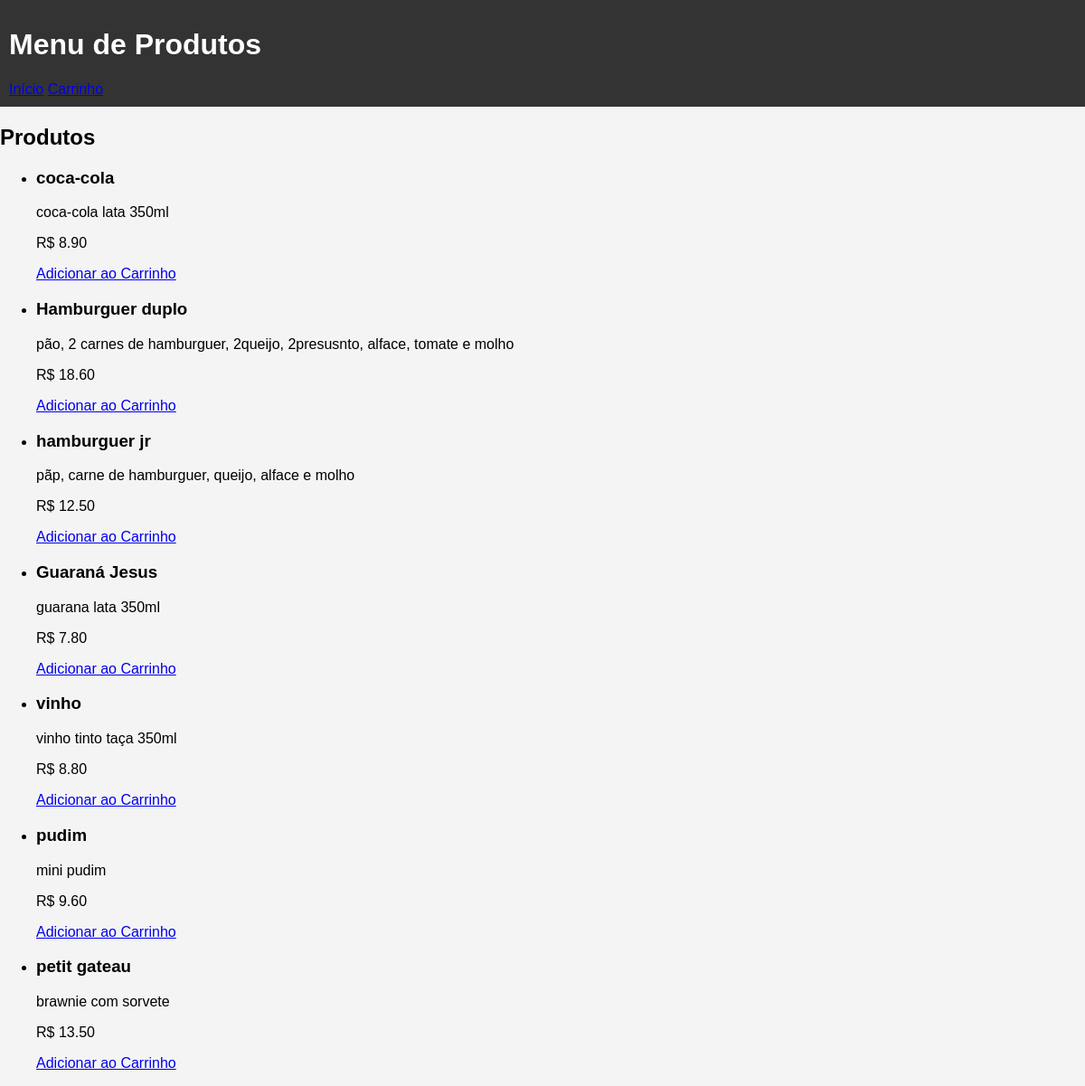
The app's page /menu/ with its own data.
### delivery/models.py (models this page shows, shortened)
class Produto(models.Model):
    nome = models.CharField(max_length=100)
    descricao = models.TextField()
    preco = models.DecimalField(max_digits=10, decimal_places=2)
    imagem = models.ImageField(upload_to='produtos/', null=True, blank=True)

### delivery/views.py (the view)
# urls.py: path('menu/', views.menu, name='menu'),
def menu(request):
    produtos = Produto.objects.all()  # Obtém todos os produtos do banco de dados
    return render(request, 'delivery/menu.html', {'produtos': produtos})

### delivery/templates/delivery/menu.html (shortened to what this page needs)
<!DOCTYPE html>
<html lang="pt-br">
<head>
    {% load static %}
    <link rel="stylesheet" href="{% static 'delivery/styles.css' %}">
</head>
<body>
    <header>
        <h1>Menu de Produtos</h1>
        <nav>
            <a href="{% url 'home' %}">Início</a>
            <a href="{% url 'ver_carrinho' %}">Carrinho</a>
        </nav>
    </header>
    <main>
        <h2>Produtos</h2>
        <ul>
            {% for produto in produtos %}
                <li>
                    <h3>{{ produto.nome }}</h3>
                    <p>{{ produto.descricao }}</p>
                    <p>R$ {{ produto.preco }}</p>
                    <a href="{% url 'adicionar_ao_carrinho' produto.id %}">Adicionar ao Carrinho</a>
                </li>
            {% endfor %}
        </ul>
    </main>
</body>
</html>

### delivery/static/delivery/styles.css (style rules this page uses)
body { font-family: Arial, sans-serif; margin: 0; padding: 0; background-color: #f4f4f4; }
header { background-color: #333; color: white; padding: 10px; }

### records on screen
Produto: nome "coca-cola", descricao "coca-cola lata 350ml", preco "8.90"
Produto: nome "Hamburguer duplo", descricao "pão, 2 carnes de hamburguer, 2queijo, 2presusnto, alface, tomate e molho", preco "18.60"
Produto: nome "hamburguer jr", descricao "pãp, carne de hamburguer, queijo, alface e molho", preco "12.50"
Produto: nome "Guaraná Jesus", descricao "guarana lata 350ml", preco "7.80"
Produto: nome "vinho", descricao "vinho tinto taça 350ml", preco "8.80"
Produto: nome "pudim", descricao "mini pudim", preco "9.60"
Produto: nome "petit gateau", descricao "brawnie com sorvete", preco "13.50"
